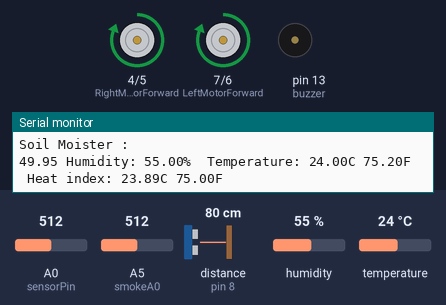
Recording of a sketch running on a simulated Arduino Uno, built with avr-gcc and run on an emulated ATmega328P. Parts: motor-driver pin pairs drawn as motors (green arrow = first pin HIGH = forward, orange = second pin HIGH = backward, longer = more drive), buzzer (waves = sounding, pin HIGH), the last lines printed to the serial monitor. The test bench sets the inputs (shaded band); at power-on: A0 (sensorPin) = 512, distance to the obstacle (sensor on pin 8) 80 cm, A5 (smokeA0) = 512, humidity 55 %, temperature 24 °C. The echo pulse lasts 58.3 µs per cm.

Above: at 2.7 s.
2.8 s: A0 (sensorPin) set to 318
4.3 s: A0 (sensorPin) set to 291
At 5.6 s:
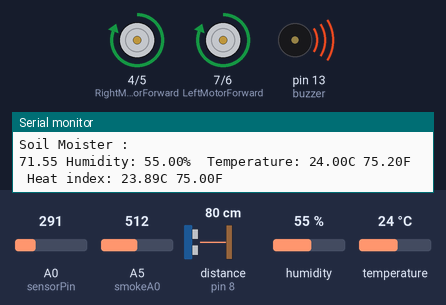
5.9 s: distance to the obstacle (sensor on pin 8) set to 27 cm
11.9 s: distance to the obstacle (sensor on pin 8) set to 22 cm
At 12.43 s:
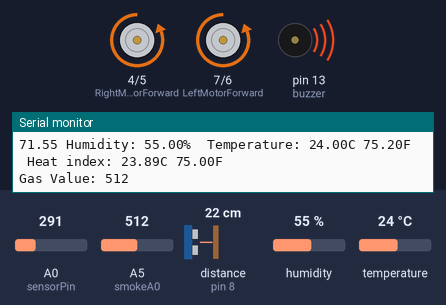
At 13.6 s:
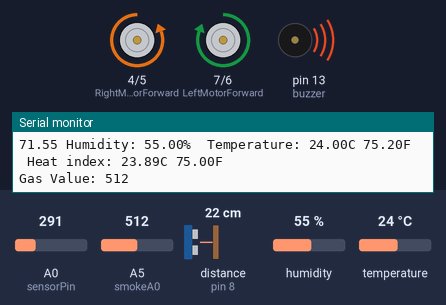
15.4 s: distance to the obstacle (sensor on pin 8) set to 120 cm
Timing chart, 0 to 18.4 s (numbered marks = the images above; inputs shaded):
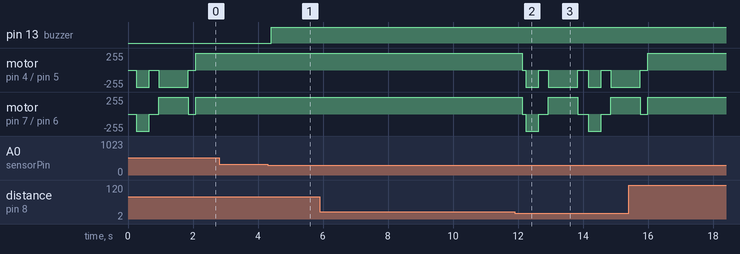

Measured:
- the behaviour switches between 300 and 299 on A0 (sensorPin) (found by bisection; images 0 and 1)
- the behaviour switches between 26 and 25 cm on distance to the obstacle (sensor on pin 8) (found by bisection; images 1 and 2)
- after the input at 4.3 s, pin 13 (buzzer): LOW → HIGH after 0.11 s

The sketch:

safro.ino
```cpp
#include "DHT.h"
#include <Servo.h>
#include <NewPing.h>//Ultrasonic sensor function library. You must install this library
// #include <stdint.h>
// #include <avr/io.h>
// #include <util/twi.h>
// #include <util/delay.h>
// #include <avr/pgmspace.h>
#include <SoftwareSerial.h>
#define maximum_distance 200
#define echoPin 8 // attach pin D8 Arduino to pin Echo of HC-SR04
#define trigPin 3 //attach pin D3 Arduino to pin Trig of HC-SR04
#define BLYNK_PRINT Serial
#define DHTPIN 2
#define DHTTYPE DHT11
#define servoPin 9
Servo servo_motor;
NewPing sonar(trigPin, echoPin, maximum_distance);
SoftwareSerial BTserial(10, 11); //RX, TX
long duration; // variable for the duration of sound wave travel
int distance; // variable for the distance measurement
//Servo myservo;// Create a new servo object:
int angle = 0;// Create a variable to store the servo position:
//Driver Pins
//  int m1a = 4;
//  int m1b = 5;
//  int m2a = 6;
//  int m2b = 7;
// char val;
//our L298N control pins
boolean goesForward = false;
const int LeftMotorForward = 7;
const int LeftMotorBackward = 6;
const int RightMotorForward = 4;
const int RightMotorBackward = 5;

DHT dht(DHTPIN, DHTTYPE);

const int buzzer = 13;
int smokeA0 = A5;
int sensorPin = A0;
int sensorValue;
int limit = 300;
int sensorThres = 200;// Your threshold value for gas sensor

void setup() {
  //  pinMode(m1a, OUTPUT);  // Digital pin 4 set as output Pin
  //  pinMode(m1b, OUTPUT);  // Digital pin 5 set as output Pin
  //  pinMode(m2a, OUTPUT);  // Digital pin 6 set as output Pin
  //  pinMode(m2b, OUTPUT);  // Digital pin 7 set as output Pin
   pinMode(RightMotorForward, OUTPUT);
   pinMode(LeftMotorForward, OUTPUT);
   pinMode(LeftMotorBackward, OUTPUT);
   pinMode(RightMotorBackward, OUTPUT);
   pinMode(trigPin, OUTPUT); // Sets the trigPin as an OUTPUT
   pinMode(echoPin, INPUT); // Sets the echoPin as an INPUT
   pinMode(buzzer, OUTPUT);//Buzzer output
   pinMode(smokeA0, INPUT); //Gas Sensor Input
   pinMode(13, OUTPUT);
   //myservo.attach(servoPin);
   dht.begin();
   BTserial.begin(9600);
   Serial.begin(9600);
}

void loop() {
  // digitalWrite(trigPin, LOW);
  // delayMicroseconds(2);
  // // Sets the trigPin HIGH (ACTIVE) for 10 microseconds
  // digitalWrite(trigPin, HIGH);
  // delayMicroseconds(10);
  // digitalWrite(trigPin, LOW);
  // // Reads the echoPin, returns the sound wave travel time in microseconds
  // duration = pulseIn(echoPin, HIGH);
  // // Calculating the distance
  // distance = duration * 0.034 / 2; // Speed of sound wave divided by 2 (go and back)
  // // Displays the distance on the Serial Monitor
  // Serial.print("Distance: ");
  // Serial.print(distance);
  // Serial.println(" cm");
  float moist_per;
  sensorValue = analogRead(sensorPin);
  moist_per=(100-((sensorValue/1023.00)*100));
  Serial.println("Soil Moister : ");
  Serial.print(moist_per);
 if (sensorValue<limit) {
 digitalWrite(13, HIGH);
 }
 else {
 digitalWrite(13, LOW);
 }
  //delay(2000);
  float h = dht.readHumidity();  // Read temperature as Celsius (the default)
  float t = dht.readTemperature();  // Read temperature as Fahrenheit (isFahrenheit = true)
  float f = dht.readTemperature(true);
   if (isnan(h) || isnan(t) || isnan(f)) {
    Serial.println(F("Failed to read from DHT sensor!"));
    return;
  }
  // Compute heat index in Fahrenheit (the default)
  float hif = dht.computeHeatIndex(f, h);
  // Compute heat index in Celsius (isFahreheit = false)
  float hic = dht.computeHeatIndex(t, h, false);

  Serial.print(F(" Humidity: "));
  Serial.print(h);
  Serial.print(F("%  Temperature: "));
  Serial.print(t);
  Serial.print(F("C "));
  Serial.print(f);
  Serial.print(F("F  Heat index: "));
  Serial.print(hic);
  Serial.print(F("C "));
  Serial.print(hif);
  Serial.println(F("F"));

  int analogSensor = analogRead(smokeA0);

  Serial.print("Gas Value: ");
  Serial.println(analogSensor);
  // BTserial.print(distance);
  //               BTserial.print(",");
                BTserial.print(analogSensor);
                BTserial.print(",");
                BTserial.print(moist_per);
                BTserial.print(",");
                BTserial.print(h);
                BTserial.print(",");
                BTserial.print(t);
                BTserial.print(",");
                BTserial.print(f);
                BTserial.print(";");
                delay(20);


  int distanceRight = 0;
  int distanceLeft = 0;
  delay(50);

  if (distance <= 25){
    moveStop();
    delay(100);
    moveBackward();
    delay(400);
    moveStop();
    delay(300);

    if (distance >= distanceLeft){
      turnRight();
      moveStop();
    }
    else{
      turnLeft();
      moveStop();
    }
  }
  else{
    moveForward();
  }
    distance = readPing();
}

int lookRight(){
  servo_motor.write(50);
  delay(500);
  int distance = readPing();
  delay(100);
  servo_motor.write(115);
  return distance;
}

int lookLeft(){
  servo_motor.write(170);
  delay(500);
  int distance = readPing();
  delay(100);
  servo_motor.write(115);
  return distance;
  delay(100);
}

int readPing(){
  delay(70);
  int cm = sonar.ping_cm();
  if (cm==0){
    cm=250;
  }
  return cm;
}

void moveStop(){

  digitalWrite(RightMotorForward, LOW);
  digitalWrite(LeftMotorForward, LOW);
  digitalWrite(RightMotorBackward, LOW);
  digitalWrite(LeftMotorBackward, LOW);
}

void moveForward(){

  if(!goesForward){

    goesForward=true;

    digitalWrite(LeftMotorForward, HIGH);
    digitalWrite(RightMotorForward, HIGH);

    digitalWrite(LeftMotorBackward, LOW);
    digitalWrite(RightMotorBackward, LOW);
  }
}

void moveBackward(){

  goesForward=false;

  digitalWrite(LeftMotorBackward, HIGH);
  digitalWrite(RightMotorBackward, HIGH);

  digitalWrite(LeftMotorForward, LOW);
  digitalWrite(RightMotorForward, LOW);

}

void turnRight(){

  digitalWrite(LeftMotorForward, HIGH);
  digitalWrite(RightMotorBackward, HIGH);

  digitalWrite(LeftMotorBackward, LOW);
  digitalWrite(RightMotorForward, LOW);

  delay(900);

  digitalWrite(LeftMotorForward, HIGH);
  digitalWrite(RightMotorForward, HIGH);

  digitalWrite(LeftMotorBackward, LOW);
  digitalWrite(RightMotorBackward, LOW);


}

void turnLeft(){

  digitalWrite(LeftMotorBackward, HIGH);
  digitalWrite(RightMotorForward, HIGH);

  digitalWrite(LeftMotorForward, LOW);
  digitalWrite(RightMotorBackward, LOW);

  delay(900);

  digitalWrite(LeftMotorForward, HIGH);
  digitalWrite(RightMotorForward, HIGH);

  digitalWrite(LeftMotorBackward, LOW);
  digitalWrite(RightMotorBackward, LOW);

  //  while (Serial.available() > 0)
  // {
  // val = Serial.read();
  // Serial.println(val);
  // }

  // if( val == 'F') // Forward
  //   {
  //     digitalWrite(m1a, HIGH);
  //     digitalWrite(m1b, LOW);
  //     digitalWrite(m2a, HIGH);
  //     digitalWrite(m2b, LOW);
  //   }
  // else if(val == 'B') // Backward
  //   {
  //     digitalWrite(m1a, LOW);
  //     digitalWrite(m1b, HIGH);
  //     digitalWrite(m2a, LOW);
  //     digitalWrite(m2b, HIGH);
  //   }

  //   else if(val == 'L') //Left
  //   {
  //   digitalWrite(m1a, LOW);
  //   digitalWrite(m1b, LOW);
  //   digitalWrite(m2a, HIGH);
  //   digitalWrite(m2b, LOW);
  //   }
  //   else if(val == 'R') //Right
  //   {
  //   digitalWrite(m1a, HIGH);
  //   digitalWrite(m1b, LOW);
  //   digitalWrite(m2a, LOW);
  //   digitalWrite(m2b, LOW);
  //   }

  // else if(val == 'S') //Stop
  //   {
  //   digitalWrite(m1a, LOW);
  //   digitalWrite(m1b, LOW);
  //   digitalWrite(m2a, LOW);
  //   digitalWrite(m2b, LOW);
  //   }
  // else if(val == 'I') //Forward Right
  //   {
  //   digitalWrite(m1a, HIGH);
  //   digitalWrite(m1b, LOW);
  //   digitalWrite(m2a, LOW);
  //   digitalWrite(m2b, LOW);
  //   }
  // else if(val == 'J') //Backward Right
  //   {
  //   digitalWrite(m1a, LOW);
  //   digitalWrite(m1b, HIGH);
  //   digitalWrite(m2a, LOW);
  //   digitalWrite(m2b, LOW);
  //   }
  //  else if(val == 'G') //Forward Left
  //   {
  //   digitalWrite(m1a, LOW);
  //   digitalWrite(m1b, LOW);
  //   digitalWrite(m2a, HIGH);
  //   digitalWrite(m2b, LOW);
  //   }
  // else if(val == 'H') //Backward Left
  //   {
  //   digitalWrite(m1a, LOW);
  //   digitalWrite(m1b, LOW);
  //   digitalWrite(m2a, LOW);
  //   digitalWrite(m2b, HIGH);
  //   }
  // Clears the trigPin condition
  // Checks if it has reached the threshold value
  // if (analogSensor > sensorThres)
  // {
  //   tone(buzzer, 1000, 200);
  // }
  // else
  // {
  //   noTone(buzzer);
  // }
   //Tell the servo to go to a particular angle:
  // myservo.write(90);
  // delay(1000);
  // myservo.write(180);
  // delay(1000);
  // myservo.write(0);
  // delay(1000);

  // //Sweep from 0 to 180 degrees:
  // for (angle = 0; angle <= 180; angle += 1) {
  //   myservo.write(angle);
  //   delay(15);
  // }

  // // And back from 180 to 0 degrees:
  // for (angle = 180; angle >= 0; angle -= 1) {
  //   myservo.write(angle);
  //   delay(30);
  // }
  //delay(1000);

}
```
